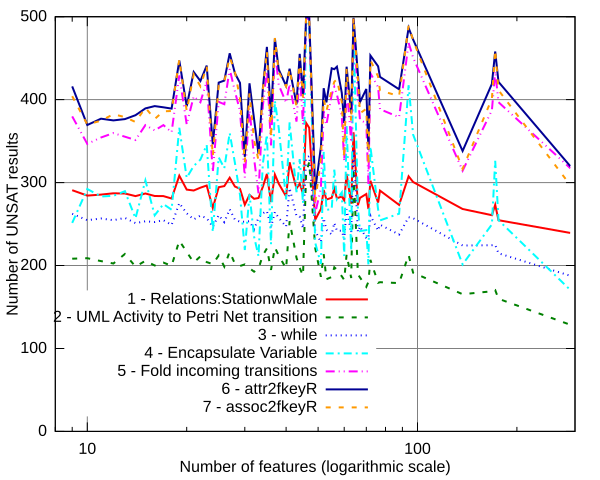

This figure's gnuplot source:
set term svg dashed
set xtic auto
set ytic auto
set xlabel "Number of features (logarithmic scale)" offset 0,0.5
set ylabel "Number of UNSAT results" offset 2
set xr [8:300]
set yr [0:500]
set logscale x
set key at 75,170
set grid
set style line 1 lt 1 lw 2
set style line 2 lt 2 lw 2
set style line 3 lt 3 lw 2
set style line 4 lt 4 lw 2
set style line 5 lt 5 lw 2 lc rgb 'magenta'
set style line 6 lt 6 lw 2
set style line 7 lt 7 lw 2
plot "unsatCountLifting.dat" using 1:2 title '1 - Relations:StationwMale' w l ls 1,"unsatCountLifting.dat" using 1:3 title '2 - UML Activity to Petri Net transition' w l ls 2,"unsatCountLifting.dat" using 1:4 title '3 - while' w l ls 3,"unsatCountLifting.dat" using 1:5 title '4 - Encapsulate Variable' w l ls 4,"unsatCountLifting.dat" using 1:6 title '5 - Fold incoming transitions' w l ls 5,"unsatCountLifting.dat" using 1:7 title '6 - attr2fkeyR' w l ls 6,"unsatCountLifting.dat" using 1:8 title '7 - assoc2fkeyR' w l ls 7
